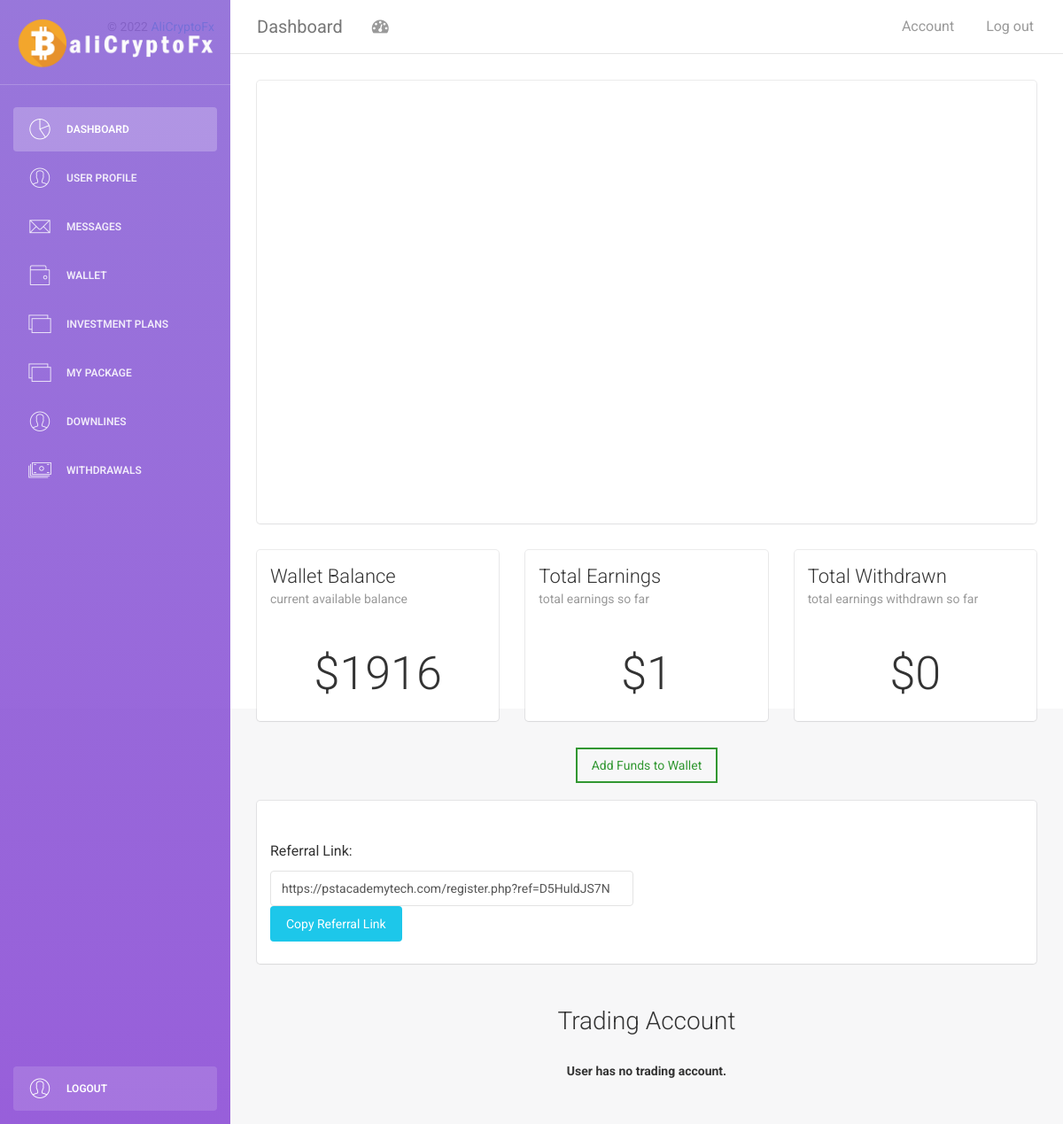
/user/ (signed in), run on the app's committed database.
### tables this page shows
CREATE TABLE `users` (
  `id` int(6) NOT NULL,
  `fname` varchar(255) NOT NULL,
  `lname` varchar(255) NOT NULL,
  `username` varchar(200) NOT NULL,
  `email` varchar(200) NOT NULL,
  `password` varchar(200) NOT NULL,
  `token` varchar(10) NOT NULL,
  `refcode` varchar(10) NOT NULL,
  `package` varchar(200) NOT NULL,
  `image` varchar(2000) NOT NULL,
  `verify` tinyint(4) NOT NULL,
  `session` tinyint(4) NOT NULL,
  `activate` tinyint(4) NOT NULL,
  `referred` varchar(100) NOT NULL,
  `profit` double NOT NULL,
  `refbonus` double NOT NULL,
  `walletbalance` double NOT NULL,
  `pm` varchar(100) NOT NULL,
  `eth` varchar(100) NOT NULL,
  `btc` varchar(100) NOT NULL,
  `2fa` tinyint(4) NOT NULL,
  `pname` varchar(111) NOT NULL,
  `increase` double NOT NULL,
  `bonus` double NOT NULL,
  `duration` int(111) NOT NULL,
  `pdate` varchar(111) NOT NULL,
  `froms` double NOT NULL,
  `usd` double NOT NULL,
  `date` timestamp NOT NULL DEFAULT current_timestamp(),
  `phone` varchar(100) NOT NULL,
  `address` varchar(100) NOT NULL,
  `country` varchar(100) NOT NULL
);

CREATE TABLE `settings` (
  `id` int(200) NOT NULL,
  `sname` varchar(200) NOT NULL,
  `wl` int(200) NOT NULL,
  `rb` int(200) NOT NULL,
  `currency` varchar(200) NOT NULL,
  `branch` varchar(200) NOT NULL,
  `bname` varchar(200) NOT NULL,
  `baddress` varchar(200) NOT NULL,
  `email` varchar(200) NOT NULL,
  `phone` varchar(200) NOT NULL,
  `title` varchar(200) NOT NULL,
  `logo` varchar(100) NOT NULL,
  `cy` varchar(200) NOT NULL,
  `hea` varchar(200) NOT NULL,
  `act` varchar(200) NOT NULL,
  `inert` varchar(200) NOT NULL,
  `jso` varchar(200) NOT NULL
);

### config/config.php (called while the page is built, shortened)
<?php
include "db.php";
$sql= "SELECT * FROM settings ";
			  $result = mysqli_query($link,$sql);
			  if(mysqli_num_rows($result) > 0){
                  $row = mysqli_fetch_assoc($result);
				  }
                  if(isset($row['bname'])  && isset($row['logo']) && isset($row['title']) && isset($row['wl']) && isset($row['baddress']) && isset($row['branch']) ){
                  $bankurl = $row['sname'];
        }
?>

### user/index.php (the view, shortened to what this page needs)
<?php
include "../config/db.php";
include "../config/config.php";
if(isset($_SESSION['email'])){
    $email = $_SESSION['email'];
		 $sql = "UPDATE users SET session='1' WHERE email='$email'";
	  mysqli_query($link, $sql) or die(mysqli_error($link));
	}
else{
	header("location:../login.php");
}
$pdbalance = 0;
$pdprofit = 0;
$percentage = 0;
$wbtc1 = 0;
$sql2= "SELECT * FROM users WHERE email= '$email'";
$result2 = mysqli_query($link,$sql2);
if(mysqli_num_rows($result2) > 0){
 $row = mysqli_fetch_assoc($result2);
 $pdate = $row['pdate'];
 $duration = $row['duration'];
 $increase = $row['increase'];
 $usd = $row['usd'];
 $refcode = $row['refcode'];
}
if(isset($row['pdate']) &&  $row['pdate'] != '0' && isset($row['duration'])  && isset($row['increase'])  && isset($row['usd']) ){
    $endpackage = new DateTime($pdate);
    $endpackage->modify( '+ '.$duration. 'day');
$Date2 = $endpackage->format('Y-m-d');
$current=date("Y/m/d");
$diff = abs(strtotime($Date2) - strtotime($current));
$one = 1;
    $date3 = new DateTime($Date2);
     $date3->modify( '+'. $one.'day');
     $date4 = $date3->format('Y-m-d');
$days=floor($diff / (60*60*24));
$daily = $duration - $days;
$percentage = ($increase/100) * $daily * $usd;
$one = 1;
$f = date('Y-m-d', strtotime($Date2 . ' + '. $one.'day'));
if(isset($days) && $days == 0 || $Date2 == (date("Y/m/d"))  ){
 $pp =   $percentage;
$sql = "UPDATE users SET activate = '0',pdate = '0',walletbalance= walletbalance + $pp, profit = profit + $pp  WHERE email='$email'";
if(mysqli_query($link, $sql)){
$percentage = $pp = 0;
}
}else{
$_SESSION['pprofit'] = $percentage;
}
$add="days";
}else {
$percentage ="0";
}
$sql21= "SELECT * FROM users WHERE email= '$email'";
$result21 = mysqli_query($link,$sql21);
if(mysqli_num_rows($result21) > 0){
$row1 = mysqli_fetch_assoc($result21);
$pdbalance = $row1['walletbalance'];
$pdprofit = $row1['profit'];
}
$sql211= "SELECT SUM(moni) as total_value FROM wbtc WHERE email= '$email' and status= 'completed'";
$result211 = mysqli_query($link,$sql211);
$row11 = mysqli_fetch_assoc($result211);
if($row11['total_value'] != ""){
$wbtc1 = $row11['total_value'];
}else{
$wbtc1 = 0;
}
?>
<!doctype html>
            <html lang="en">
                <head>
                    <link href="assets/css/bootstrap.min.css" rel="stylesheet" />
                    <link href="assets/css/animate.min.css" rel="stylesheet"/>
                    <link href="assets/css/light-bootstrap-dashboard.css?v=1.4.0" rel="stylesheet"/>
                    <link href="assets/css/demo.css" rel="stylesheet" />
                    <link href="http://maxcdn.bootstrapcdn.com/font-awesome/4.2.0/css/font-awesome.min.css" rel="stylesheet">
                    <link href="assets/css/pe-icon-7-stroke.css" rel="stylesheet" />
                </head>
                <body>
                    <div class="wrapper">
                        <div class="sidebar" data-color="purple" data-image="assets/img/sidebar-5.jpg">
                            <div class="sidebar-wrapper">
                                <div class="logo">
                                    <a href="../" class="simple-text">
                                        <img class="img-responsive" alt="logo" src="../images/logo-dark.png">
                                    </a>
                                </div>
                                <ul class="nav">
                                    <li class="active">
                                        <a href="./">
                                            <i class="pe-7s-graph"></i>
                                            <p>Dashboard</p>
                                        </a>
                                    </li>
                                    <li>
                                        <a href="profile.php">
                                            <i class="pe-7s-user"></i>
                                            <p>User Profile</p>
                                        </a>
                                    </li>
                                    <li>
                                        <a href="message.php">
                                            <i class="pe-7s-mail"></i>
                                            <p>Messages</p>
                                        </a>
                                    </li>
                                    <li>
                                        <a href="wallet.php">
                                            <i class="pe-7s-wallet"></i>
                                            <p>Wallet</p>
                                        </a>
                                    </li>
                                    <li>
                                        <a href="packages.php">
                                            <i class="pe-7s-photo-gallery"></i>
                                            <p>Investment plans</p>
                                        </a>
                                    </li>
                                    <li>
                            <a href="mypackages.php">
                                <i class="pe-7s-photo-gallery"></i>
                                <p>My Package</p>
                            </a>
                        </li>
                        <li>
                            <a href="referral.php">
                                <i class="pe-7s-user"></i>
                                <p>Downlines</p>
                            </a>
                        </li>
                                    <li>
                                        <a href="withdrawal.php">
                                            <i class="pe-7s-cash"></i>
                                            <p>Withdrawals</p>
                                        </a>
                                    </li>
                                    <li class="active-pro">
                                        <a href="logout.php">
                                            <i class="pe-7s-user"></i>
                                            <p>Logout</p>
                                        </a>
                                    </li>
                                </ul>
                            </div>
                        </div>
                        <div class="main-panel">
                            <nav class="navbar navbar-default navbar-fixed">
                                <div class="container-fluid">
                                    <div class="navbar-header">
                                        <a class="navbar-brand" href="#">Dashboard</a>
                                    </div>
                                    <div class="collapse navbar-collapse">
                                        <ul class="nav navbar-nav navbar-left">
                                            <li>
                                                <a href="#" class="dropdown-toggle" data-toggle="dropdown">
                                                    <i class="fa fa-dashboard"></i>
                                                </a>
                                            </li>
                                        </ul>
                                        <ul class="nav navbar-nav navbar-right">
                                            <li>
                                                <a href="profile.php">
                                                    <p>Account</p>
                                                </a>
                                            </li>
                                            <li>
                                                <a href="logout.php">
                                                    <p>Log out</p>
                                                </a>
                                            </li>
                                        </ul>
                                    </div>
                                </div>
                            </nav>
                            <div class="content">
                                <div class="container-fluid">
                                    <div class="row">
                                        <div class="col-md-12">
                                            <div class="card">
                                                <div class="tradingview-widget-container">
                                                    <div id="tradingview_c3b97" style="height:500px"></div>
                                                </div>
                                            </div>
                                        </div>
                                    </div>
                                                                                <div class="row">
                                                <div class="col-md-4">
                                                    <div class="card">
                                                        <div class="header">
                                                            <h4 class="title">Wallet Balance</h4>
                                                            <p class="category">current available balance</p>
                                                        </div>
                                                        <div class="content" style="text-align: center">
                                                            <h1>$<?php echo round($pdbalance,2) + round($percentage,2);?></h1>
                                                        </div>
                                                    </div>
                                                </div>
                                                <div class="col-md-4">
                                                    <div class="card">
                                                        <div class="header">
                                                            <h4 class="title">Total Earnings</h4>
                                                            <p class="category">total earnings so far</p>
                                                        </div>
                                                        <div class="content" style="text-align: center">
                                                            <h1>$<?php echo round($pdprofit,2) + round($percentage,2);?></h1>
                                                        </div>
                                                    </div>
                                                </div>
                                                <div class="col-md-4">
                                                    <div class="card">
                                                        <div class="header">
                                                            <h4 class="title">Total Withdrawn</h4>
                                                            <p class="category">total earnings withdrawn so far</p>
                                                        </div>
                                                        <div class="content" style="text-align: center">
                                                            <h1>$<?php echo $wbtc1;?></h1>
                                                        </div>
                                                    </div>
                                                </div>
                                            </div>
                                    <center><a href="wallet.php" class="btn btn-link" style="color: green;border-color: green">Add Funds to Wallet</a></center><br>
<div class="row">
                            <div class="col-md-12">
                                <div class="card">
                                <div class="content">
                                <p style="text-align: center;">
                                                <div class="row">
                                                <div class="col-md-6">
                                                                <div class="form-group">
                                                                    <p>Referral Link: </p>
                                                                    <input type="text" class="form-control" value="https://<?php echo $bankurl;?>/register.php?ref=<?php echo $refcode;?>" id="myInputs" >
                                                                    <button onclick="myFunctions()" class="btn btn-info btn-fill"> Copy Referral Link </button>
                                                                </div>
                                                            </div>
                                            </div>
                                </div>
                                </div>
                                </div>
                                </div>
                                    <center><h3>Trading Account</h3></center>
                                    <br>
                                    <center><b>User has no trading account.</b></center><br>                                    </div>
                                </div>
                            </div>
                            <footer class="footer">
                                <div class="container-fluid">
                                    <p class="copyright pull-right">
                                        &copy; <script>document.write(new Date().getFullYear())</script> <a>AliCryptoFx</a>
                                    </p>
                                </div>
                            </footer>
                        </div>
                </body>
            </html>

### user/assets/css/demo.css (style rules this page uses)
.sidebar .nav > li.active-pro { position: absolute; width: 100%; bottom: 10px; }
.sidebar .nav > li.active-pro a { background: rgba(255, 255, 255, 0.14); opacity: 1; color: #FFFFFF; }

### data on the page
users: round($pdbalance,2) + round($percentage,2) "1916", round($pdprofit,2) + round($percentage,2) "1"
settings: sname.refcode "https://pstacademytech.com/register.php?ref=D5HuldJS7N"

### other printed values
$wbtc1 "0"
